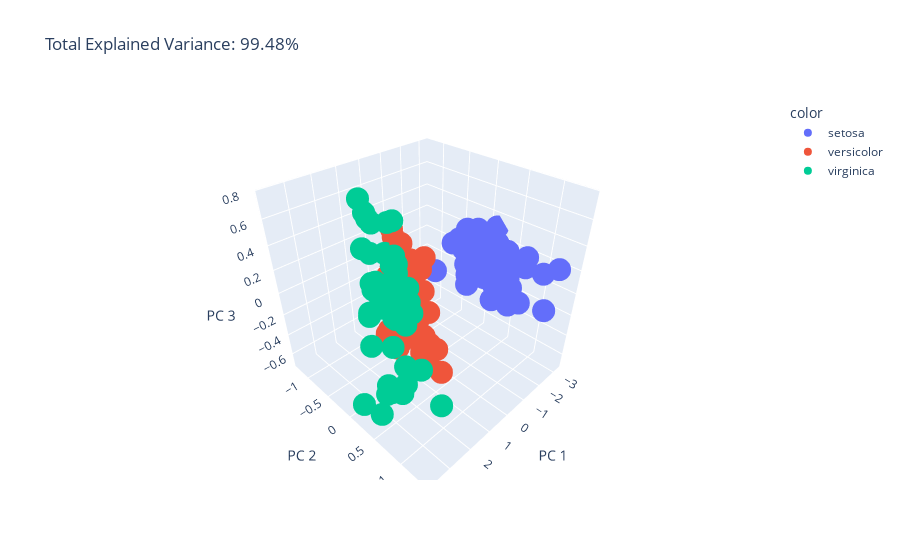
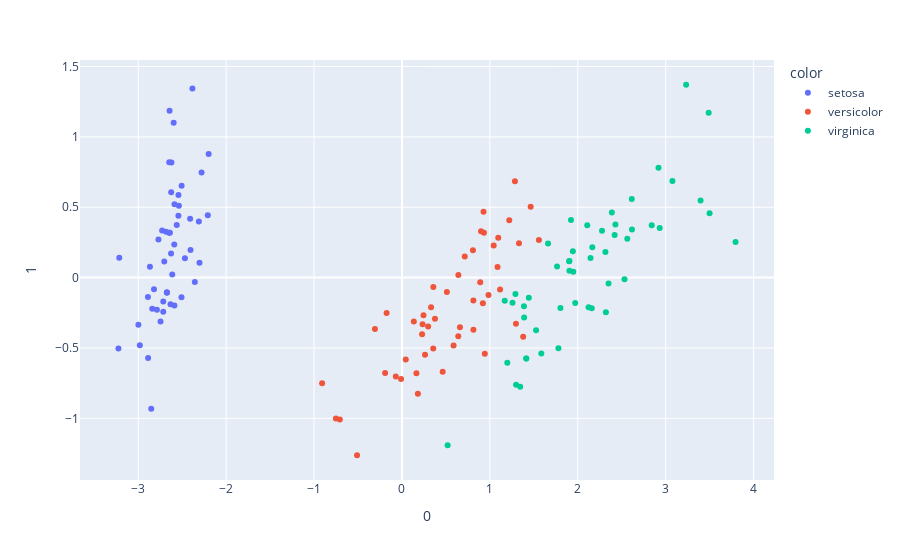

The notebook cell saved with these charts, in order:
### Code cell
#3 Componentes
dimensionality_reduction(3,"species",iris_df)
